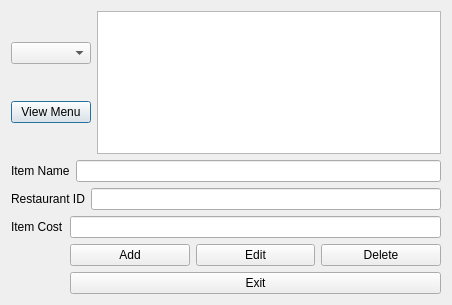
<?xml version="1.0" encoding="UTF-8"?>
<ui version="4.0">
 <class>addMenu</class>
 <widget class="QDialog" name="addMenu">
  <property name="geometry">
   <rect>
    <x>0</x>
    <y>0</y>
    <width>452</width>
    <height>305</height>
   </rect>
  </property>
  <property name="windowTitle">
   <string>Dialog</string>
  </property>
  <layout class="QGridLayout" name="gridLayout">
   <item row="0" column="0">
    <layout class="QVBoxLayout" name="verticalLayout">
     <item>
      <layout class="QHBoxLayout" name="horizontalLayout_2">
       <item>
        <layout class="QVBoxLayout" name="verticalLayout_2">
         <item>
          <widget class="QComboBox" name="RestaurantCombo"/>
         </item>
         <item>
          <widget class="QPushButton" name="ViewMenu">
           <property name="text">
            <string>View Menu</string>
           </property>
          </widget>
         </item>
        </layout>
       </item>
       <item>
        <widget class="QTableView" name="MenuTable"/>
       </item>
      </layout>
     </item>
     <item>
      <layout class="QVBoxLayout" name="verticalLayout_3">
       <item>
        <layout class="QFormLayout" name="formLayout">
         <item row="0" column="0">
          <widget class="QLabel" name="label_3">
           <property name="text">
            <string>Item Name</string>
           </property>
          </widget>
         </item>
         <item row="0" column="1">
          <widget class="QLineEdit" name="lineEdit_name"/>
         </item>
        </layout>
       </item>
       <item>
        <layout class="QFormLayout" name="formLayout_3">
         <item row="0" column="0">
          <widget class="QLabel" name="label">
           <property name="text">
            <string>Restaurant ID</string>
           </property>
          </widget>
         </item>
         <item row="0" column="1">
          <widget class="QLineEdit" name="lineEdit_id"/>
         </item>
        </layout>
       </item>
       <item>
        <layout class="QFormLayout" name="formLayout_2">
         <item row="0" column="0">
          <widget class="QLabel" name="label_4">
           <property name="text">
            <string>Item Cost</string>
           </property>
          </widget>
         </item>
         <item row="0" column="1">
          <widget class="QLineEdit" name="lineEdit_cost"/>
         </item>
         <item row="2" column="1">
          <widget class="QPushButton" name="pushButton_exit">
           <property name="text">
            <string>Exit</string>
           </property>
          </widget>
         </item>
         <item row="1" column="1">
          <layout class="QHBoxLayout" name="horizontalLayout">
           <item>
            <widget class="QPushButton" name="pushButton_add">
             <property name="text">
              <string>Add</string>
             </property>
            </widget>
           </item>
           <item>
            <widget class="QPushButton" name="pushButton_edit">
             <property name="text">
              <string>Edit</string>
             </property>
            </widget>
           </item>
           <item>
            <widget class="QPushButton" name="pushButton_delete">
             <property name="text">
              <string>Delete</string>
             </property>
            </widget>
           </item>
          </layout>
         </item>
        </layout>
       </item>
      </layout>
     </item>
    </layout>
   </item>
  </layout>
 </widget>
 <resources/>
 <connections/>
</ui>
